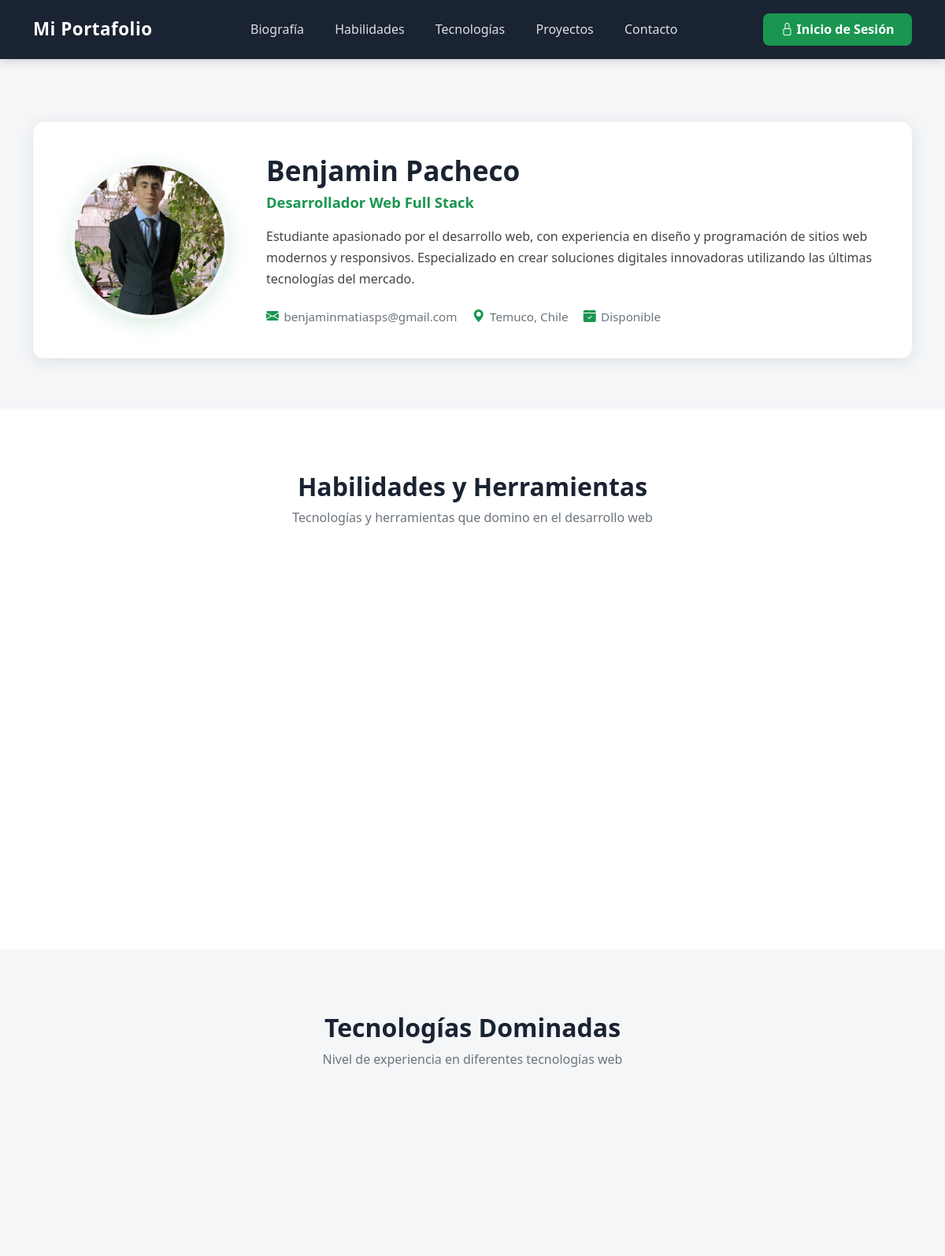
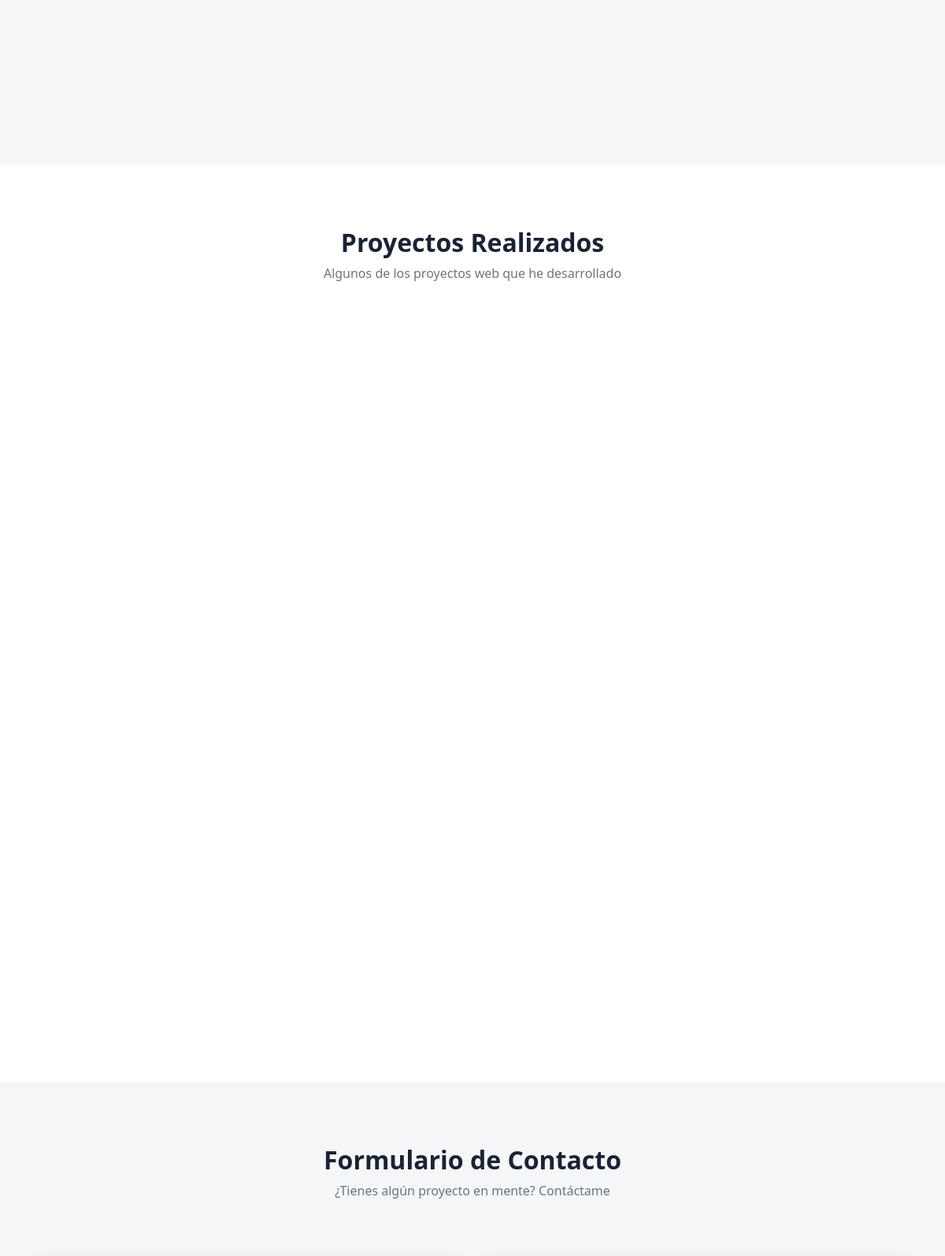
The page / (upper part) on the database its author committed (2 pictures, top to bottom).
### tables this page shows
CREATE TABLE IF NOT EXISTS biografia (
    id INT AUTO_INCREMENT PRIMARY KEY,
    nombre VARCHAR(100) NOT NULL,
    titulo VARCHAR(150),
    descripcion TEXT,
    email VARCHAR(100),
    ubicacion VARCHAR(100),
    disponibilidad VARCHAR(50),
    foto VARCHAR(255),
    updated_at TIMESTAMP DEFAULT CURRENT_TIMESTAMP ON UPDATE CURRENT_TIMESTAMP
);

### includes/functions.php (called while the page is built, shortened)
<?php
function getBiografia($pdo) {
    $stmt = $pdo->query("SELECT * FROM biografia LIMIT 1");
    return $stmt->fetch();
}
function getHabilidades($pdo) {
    $stmt = $pdo->query("SELECT * FROM habilidades WHERE activo = 1 ORDER BY orden ASC");
    return $stmt->fetchAll();
}
function getTecnologias($pdo) {
    $stmt = $pdo->query("SELECT * FROM tecnologias WHERE activo = 1 ORDER BY orden ASC");
    return $stmt->fetchAll();
}
function getProyectos($pdo) {
    $stmt = $pdo->query("SELECT * FROM proyectos WHERE activo = 1 ORDER BY orden ASC");
    return $stmt->fetchAll();
}
?>

### index.php (the view, shortened to what this page needs)
<?php
require_once 'includes/db.php';
require_once 'includes/functions.php';
$biografia   = getBiografia($pdo);
$habilidades = getHabilidades($pdo);
$tecnologias = getTecnologias($pdo);
$proyectos   = getProyectos($pdo);
?>
<!DOCTYPE html>
<html lang="es">
<head>
    <link rel="stylesheet" href="https://cdn.jsdelivr.net/npm/bootstrap@5.3.3/dist/css/bootstrap.min.css">
    <link rel="stylesheet" href="https://cdn.jsdelivr.net/npm/bootstrap-icons@1.11.3/font/bootstrap-icons.min.css">
    <link rel="stylesheet" href="assets/css/style.css">
</head>
<body>
<nav class="navbar navbar-expand-lg">
    <div class="container">
        <a class="navbar-brand" href="#">Mi Portafolio</a>
        <div class="collapse navbar-collapse" id="navMenu">
            <ul class="navbar-nav mx-auto gap-1">
                <li class="nav-item"><a class="nav-link" href="#biografia">Biografía</a></li>
                <li class="nav-item"><a class="nav-link" href="#habilidades">Habilidades</a></li>
                <li class="nav-item"><a class="nav-link" href="#tecnologias">Tecnologías</a></li>
                <li class="nav-item"><a class="nav-link" href="#proyectos">Proyectos</a></li>
                <li class="nav-item"><a class="nav-link" href="#contacto">Contacto</a></li>
            </ul>
            <a href="login.php" class="nav-link btn-login">
                <?php if (isset($_SESSION['admin_logged_in']) && $_SESSION['admin_logged_in']): ?>
                    <i class="bi bi-speedometer2"></i> Dashboard
                <?php else: ?>
                    <i class="bi bi-lock"></i> Inicio de Sesión
                <?php endif; ?>
            </a>
        </div>
    </div>
</nav>
<section id="biografia">
    <div class="container">
        <div class="bio-card">
            <div class="bio-foto-wrapper">
                <?php if (!empty($biografia['foto']) && file_exists($biografia['foto'])): ?>
                    <img src="<?= htmlspecialchars($biografia['foto']) ?>" alt="Foto de perfil" class="bio-foto">
                <?php else: ?>
                    <div class="bio-foto-placeholder"><i class="bi bi-person-fill"></i></div>
                <?php endif; ?>
            </div>
            <div class="bio-info">
                <h1 class="bio-nombre"><?= htmlspecialchars($biografia['nombre']) ?></h1>
                <p class="bio-titulo"><?= htmlspecialchars($biografia['titulo']) ?></p>
                <p class="bio-descripcion"><?= htmlspecialchars($biografia['descripcion']) ?></p>
                <div class="bio-meta">
                    <span class="bio-meta-item">
                        <i class="bi bi-envelope-fill"></i><?= htmlspecialchars($biografia['email']) ?>
                    </span>
                    <span class="bio-meta-item">
                        <i class="bi bi-geo-alt-fill"></i><?= htmlspecialchars($biografia['ubicacion']) ?>
                    </span>
                    <span class="bio-meta-item">
                        <i class="bi bi-calendar-check-fill"></i><?= htmlspecialchars($biografia['disponibilidad']) ?>
                    </span>
                </div>
            </div>
        </div>
    </div>
</section>
<section id="habilidades">
    <div class="container text-center">
        <h2 class="section-title">Habilidades y Herramientas</h2>
        <p class="section-subtitle">Tecnologías y herramientas que domino en el desarrollo web</p>
        <div class="row g-3 justify-content-center">
            <?php foreach ($habilidades as $h): ?>
            <div class="col-6 col-sm-4 col-md-3">
            </div>
            <?php endforeach; ?>
        </div>
    </div>
</section>
<section id="tecnologias">
    <div class="container text-center">
        <h2 class="section-title">Tecnologías Dominadas</h2>
        <p class="section-subtitle">Nivel de experiencia en diferentes tecnologías web</p>
        <div class="row g-3">
            <?php foreach ($tecnologias as $t): ?>
            <div class="col-6 col-md-3">
            </div>
            <?php endforeach; ?>
        </div>
    </div>
</section>
<section id="proyectos">
    <div class="container text-center">
        <h2 class="section-title">Proyectos Realizados</h2>
        <p class="section-subtitle">Algunos de los proyectos web que he desarrollado</p>
        <div class="row g-4 text-start">
            <?php
            $ei = 0;
            foreach ($proyectos as $p):
            ?>
            <div class="col-12 col-md-6">
            </div>
            <?php $ei++; endforeach; ?>
        </div>
    </div>
</section>
<section id="contacto">
    <div class="container text-center">
        <h2 class="section-title">Formulario de Contacto</h2>
        <p class="section-subtitle">¿Tienes algún proyecto en mente? Contáctame</p>
        <div class="row g-4 text-start mt-1">
        </div>
    </div>
</section>
</body>
</html>

### assets/css/style.css (style rules this page uses)
:root { --navy: #1a2332; --navy2: #243044; --green: #1a9650; --green2: #28a745; --light: #f4f6f8; --white: #ffffff; --gray: #6c757d; --card-bg:#ffffff; --border: #e2e8f0; --shadow: 0 4px 20px rgba(26,38,50,0.10); --radius: 14px; --transition: all 0.3s ease; }
* { box-sizing: border-box; margin: 0; padding: 0; }
html { scroll-behavior: smooth; }
body { font-family: 'Segoe UI', Tahoma, Geneva, Verdana, sans-serif; background: var(--light); color: var(--navy); line-height: 1.6; }
.navbar { background: var(--navy) !important; padding: 0.9rem 0; position: sticky; top: 0; z-index: 1000; box-shadow: 0 2px 12px rgba(0,0,0,0.18); }
.navbar-brand { font-size: 1.4rem; font-weight: 700; color: var(--white) !important; letter-spacing: 0.5px; }
.navbar-nav .nav-link { color: rgba(255,255,255,0.85) !important; font-weight: 500; padding: 0.5rem 1.1rem !important; border-radius: 6px; transition: var(--transition); }
.btn-login { background: var(--green); color: var(--white) !important; border: none; padding: 0.5rem 1.4rem !important; border-radius: 8px; font-weight: 600; transition: var(--transition); }
#biografia { background: var(--light); padding: 5rem 0 4rem; }
.bio-card { background: var(--white); border-radius: var(--radius); padding: 2.5rem 3rem; box-shadow: var(--shadow); display: flex; align-items: center; gap: 3rem; }
.bio-foto-wrapper { flex-shrink: 0; }
.bio-foto { width: 200px; height: 200px; border-radius: 50%; object-fit: cover; border: 5px solid var(--light); box-shadow: 0 6px 24px rgba(26,150,80,0.18); }
.bio-nombre { font-size: 2.2rem; font-weight: 700; color: var(--navy); margin-bottom: 0.3rem; }
.bio-titulo { font-size: 1.15rem; font-weight: 600; color: var(--green); margin-bottom: 1rem; }
.bio-descripcion { color: #444; font-size: 1rem; margin-bottom: 1.3rem; line-height: 1.7; }
.bio-meta { display: flex; flex-wrap: wrap; gap: 1.2rem; }
.bio-meta-item { display: flex; align-items: center; gap: 0.4rem; font-size: 0.95rem; color: var(--gray); }
.bio-meta-item i { color: var(--green); font-size: 1rem; }
#habilidades { background: var(--white); padding: 5rem 0; }
.section-title { font-size: 2rem; font-weight: 700; color: var(--navy); margin-bottom: 0.5rem; }
.section-subtitle { color: var(--gray); font-size: 1rem; margin-bottom: 3rem; }
#tecnologias { background: var(--light); padding: 5rem 0; }
#proyectos { background: var(--white); padding: 5rem 0; }
#contacto { background: var(--light); padding: 5rem 0; }

### rows shown on the page
biografia: foto (picture), nombre "Benjamin Pacheco", titulo "Desarrollador Web Full Stack", descripcion "Estudiante apasionado por el desarrollo web, con experiencia en diseño y programación de sitios web modernos y responsivos. Especializado en crear soluciones digitales innovadoras utilizando las últimas tecnologías del mercado.", email "benjaminmatiasps@gmail.com", ubicacion "Temuco, Chile", disponibilidad "Disponible"
